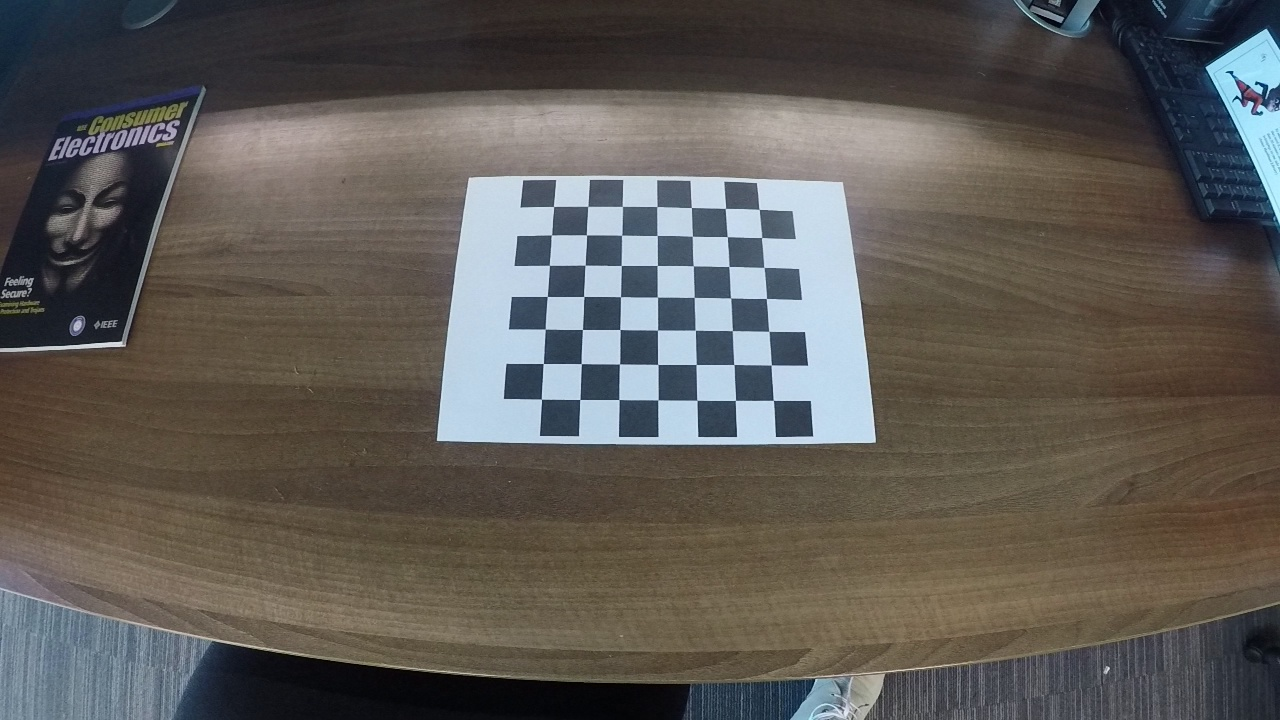
#> input picture chessboard/leftsample/frame1.jpg, 1280 x 720 px; its folder holds only this picture in this run
$ python PoseEstimation.py
#> lines starting #> are read from the running program, lines starting #| are printed output that depends on the picture
import cv2
import numpy as np
import glob


def draw(img, corners, img_pts):
    corner = tuple(corners[0].ravel())
    img = cv2.line(img, corner, tuple(img_pts[0].ravel()), (255, 0, 0), 5)  # X-axis
    img = cv2.line(img, corner, tuple(img_pts[1].ravel()), (0, 255, 0), 5)  # Y-axis
    img = cv2.line(img, corner, tuple(img_pts[2].ravel()), (0, 0, 255), 5)  # Z-axis
    return img


# Define image format and chessboard dimensions
image_path_format = 'chessboard/leftsample/*.jpg'
load_path = 'LeftCameraInfo.npz'
dims = (7, 7)

# Termination criteria
criteria = (cv2.TERM_CRITERIA_EPS + cv2.TERM_CRITERIA_MAX_ITER, 30, 0.001)

# Prepare object points, like (0,0,0), (1,0,0), (2,0,0) ....,(6,5,0)
obj_pts = np.zeros((dims[1]*dims[0], 3), np.float32)
obj_pts[:, :2] = np.mgrid[0:dims[0], 0:dims[1]].T.reshape(-1, 2)

# Load camera calibration information
with np.load(load_path) as temp:
#> (reads LeftCameraInfo.npz from the repository)
    cam_matrix = temp['cam_matrix']
    distortion_coeff = temp['distortion_coeff']

# Set up xyz axis positions
axis = np.float32([[3, 0, 0], [0, 3, 0], [0, 0, -3]]).reshape(-1, 3)

# Get list of image paths
images = glob.glob(image_path_format)

for img_name in images:
    img = cv2.imread(img_name)
#> img is the input picture: shape (720, 1280, 3); mean B, G, R 86, 90.6, 94.3
    img_g = cv2.cvtColor(img, cv2.COLOR_BGR2GRAY)
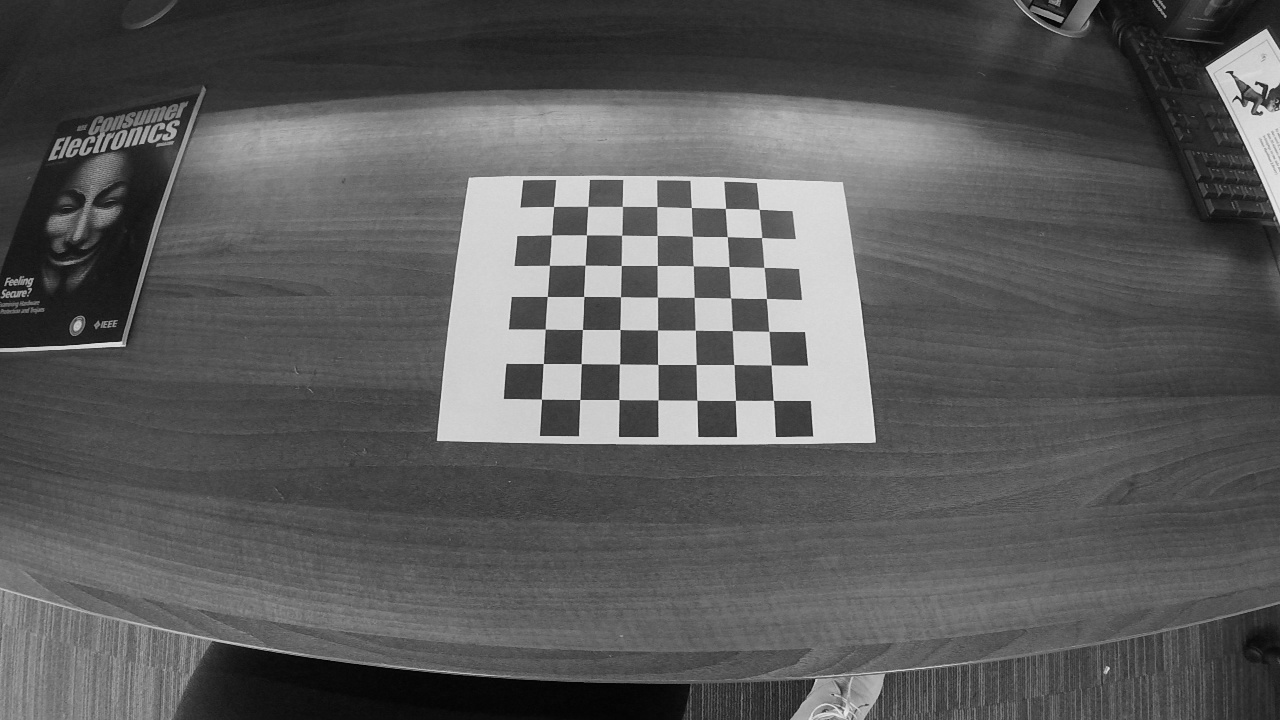
#> img_g: shape (720, 1280); min 1, max 235, mean 91.2

    # Find the chess board corners
    ret, corners = cv2.findChessboardCorners(img_g, (dims[0], dims[1]), None)
#> ret = True; corners = 49 rows, first 8: [553.5, 206.5], [587.7, 206.4], [622.3, 206.4], [656.9, 206.6], [691.4, 207.5], [725.4, 208.5], [759.2, 209.4], [551.5, 234.9]

    # If found, add object points, image points (after refining them)
    if ret:
        # Refine the corner location
        corners2 = cv2.cornerSubPix(img_g, corners, (11, 11), (-1, -1), criteria)
#> corners2 = 49 rows, first 8: [553.5, 206.5], [587.8, 206.4], [622.4, 206.4], [656.8, 206.5], [691.4, 207.5], [725.5, 208.5], [759.1, 209.3], [551.4, 234.9]

        # Find the rotation and translation vectors.
        _, rotation_vecs, translation_vecs, inliers = cv2.solvePnPRansac(obj_pts, corners2, cam_matrix, distortion_coeff)
#> rotation_vecs = [-0.349, 0.00564, 0.0106]; translation_vecs = [-2.13, -3.93, 19.27]; inliers = 49 values from 0 to 48

        # Project 3D points to image plane
        img_pts, jac = cv2.projectPoints(axis, rotation_vecs, translation_vecs, cam_matrix, distortion_coeff)
#> img_pts = [[656.6, 206.9], [547.4, 296.3], [542.6, 148.8]]

        img = draw(img, corners2, img_pts)
#> in draw, `corner = tuple(corners[0].ravel())`: corner = (553.5, 206.5)
#> in draw, `img = cv2.line(img, corner, tuple(img_pts[2].ravel()), (0, 0, 255), 5)`:
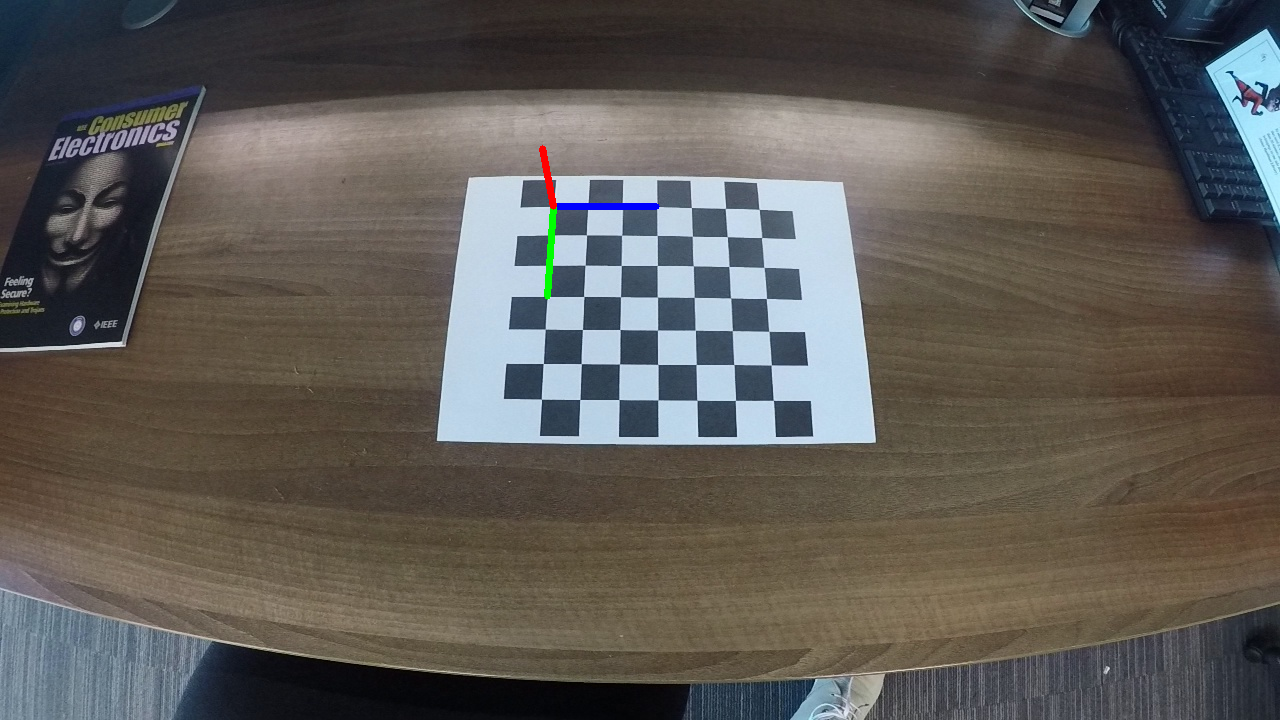
#> img: shape (720, 1280, 3); mean B, G, R 85.9, 90.4, 94.2
        cv2.imshow('img', img)
        cv2.waitKey(1000)

cv2.destroyAllWindows()
